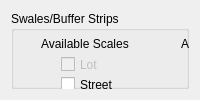
         <widget class="QWidget" name="page_17">
          <layout class="QHBoxLayout" name="horizontalLayout_10">
           <item>
            <widget class="QGroupBox" name="SW_inputgroup">
             <property name="title">
              <string>Swales/Buffer Strips</string>
             </property>
             <widget class="QCheckBox" name="SWlot_check">
              <property name="enabled">
               <bool>false</bool>
              </property>
              <property name="geometry">
               <rect>
                <x>50</x>
                <y>45</y>
                <width>70</width>
                <height>17</height>
               </rect>
              </property>
              <property name="text">
               <string>Lot</string>
              </property>
             </widget>
             <widget class="QCheckBox" name="SWprec_check">
              <property name="enabled">
               <bool>false</bool>
              </property>
              <property name="geometry">
               <rect>
                <x>50</x>
                <y>105</y>
                <width>101</width>
                <height>17</height>
               </rect>
              </property>
              <property name="text">
               <string>Precinct</string>
              </property>
             </widget>
             <widget class="QCheckBox" name="SWflow_check">
              <property name="geometry">
               <rect>
                <x>180</x>
                <y>45</y>
                <width>121</width>
                <height>17</height>
               </rect>
              </property>
              <property name="text">
               <string>Flow Reduction</string>
              </property>
             </widget>
             <widget class="QLabel" name="label_46">
              <property name="geometry">
               <rect>
                <x>170</x>
                <y>25</y>
                <width>141</width>
                <height>16</height>
               </rect>
              </property>
              <property name="text">
               <string>Available Applications</string>
              </property>
             </widget>
             <widget class="QCheckBox" name="SWpollute_check">
              <property name="geometry">
               <rect>
                <x>180</x>
                <y>65</y>
                <width>121</width>
                <height>17</height>
               </rect>
              </property>
              <property name="text">
               <string>Pollution Control</string>
              </property>
             </widget>
             <widget class="QLabel" name="label_47">
              <property name="geometry">
               <rect>
                <x>360</x>
                <y>10</y>
                <width>101</width>
                <height>141</height>
               </rect>
              </property>
              <property name="text">
               <string/>
              </property>
              <property name="pixmap">
               <pixmap>../../../../../../tech_swale.png</pixmap>
              </property>
             </widget>
             <widget class="QLabel" name="SWscales_lbl">
              <property name="geometry">
               <rect>
                <x>30</x>
                <y>25</y>
                <width>101</width>
                <height>16</height>
               </rect>
              </property>
              <property name="text">
               <string>Available Scales</string>
              </property>
             </widget>
             <widget class="QCheckBox" name="SWneigh_check">
              <property name="enabled">
               <bool>false</bool>
              </property>
              <property name="geometry">
               <rect>
                <x>50</x>
                <y>85</y>
                <width>101</width>
                <height>17</height>
               </rect>
              </property>
              <property name="text">
               <string>Neighbourhood</string>
              </property>
             </widget>
             <widget class="QCheckBox" name="SWstreet_check">
              <property name="geometry">
               <rect>
                <x>50</x>
                <y>65</y>
                <width>70</width>
                <height>17</height>
               </rect>
              </property>
              <property name="text">
               <string>Street</string>
              </property>
             </widget>
             <widget class="QToolButton" name="SWdesigncurve_browse">
              <property name="enabled">
               <bool>true</bool>
              </property>
              <property name="geometry">
               <rect>
                <x>400</x>
                <y>180</y>
                <width>61</width>
                <height>19</height>
               </rect>
              </property>
              <property name="text">
               <string>Browse...</string>
              </property>
             </widget>
             <widget class="QLabel" name="SWdesigncurve_lbl2">
              <property name="geometry">
               <rect>
                <x>170</x>
                <y>200</y>
                <width>21</width>
                <height>20</height>
               </rect>
              </property>
              <property name="text">
               <string>or</string>
              </property>
             </widget>
             <widget class="QLabel" name="SWdesigncurve_lbl">
              <property name="geometry">
               <rect>
                <x>30</x>
                <y>180</y>
                <width>161</width>
                <height>16</height>
               </rect>
              </property>
              <property name="text">
               <string>Load Conceptual Design Curves</string>
              </property>
             </widget>
             <widget class="QCheckBox" name="SWdesignUB_box">
              <property name="geometry">
               <rect>
                <x>210</x>
                <y>210</y>
                <width>241</width>
                <height>17</height>
               </rect>
              </property>
              <property name="text">
               <string>Use UrbanBEATS' Design Curve Database</string>
              </property>
             </widget>
             <widget class="QLineEdit" name="SWdesigncurve_pathbox">
              <property name="geometry">
               <rect>
                <x>212</x>
                <y>180</y>
                <width>181</width>
                <height>20</height>
               </rect>
              </property>
             </widget>
             <widget class="QLabel" name="SWdesigninfo_lbl">
              <property name="geometry">
               <rect>
                <x>30</x>
                <y>230</y>
                <width>161</width>
                <height>16</height>
               </rect>
              </property>
              <property name="text">
               <string>Design Information</string>
              </property>
             </widget>
             <widget class="QComboBox" name="SWspecs_combo">
              <property name="geometry">
               <rect>
                <x>50</x>
                <y>150</y>
                <width>281</width>
                <height>16</height>
               </rect>
              </property>
              <item>
               <property name="text">
                <string>1% slope, 0.5m Vegetation, 1:6 trapezoid</string>
               </property>
              </item>
             </widget>
             <widget class="QLabel" name="SWmaxsize_lbl">
              <property name="geometry">
               <rect>
                <x>60</x>
                <y>250</y>
                <width>191</width>
                <height>16</height>
               </rect>
              </property>
              <property name="text">
               <string>Maximum allowable system size [sqm]</string>
              </property>
             </widget>
             <widget class="QLineEdit" name="SWmaxsize_box">
              <property name="geometry">
               <rect>
                <x>250</x>
                <y>250</y>
                <width>81</width>
                <height>20</height>
               </rect>
              </property>
             </widget>
             <widget class="QLabel" name="SWspecs_lbl">
              <property name="geometry">
               <rect>
                <x>30</x>
                <y>130</y>
                <width>161</width>
                <height>16</height>
               </rect>
              </property>
              <property name="text">
               <string>Select System Specification:</string>
              </property>
             </widget>
            </widget>
           </item>
          </layout>
         </widget>
